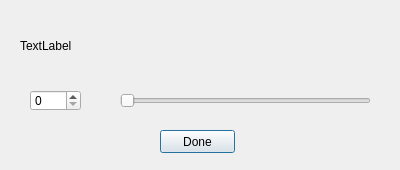
<?xml version="1.0" encoding="UTF-8"?>
<ui version="4.0">
 <class>BankRoll</class>
 <widget class="QDialog" name="BankRoll">
  <property name="geometry">
   <rect>
    <x>0</x>
    <y>0</y>
    <width>400</width>
    <height>170</height>
   </rect>
  </property>
  <property name="windowTitle">
   <string>Bank Roll</string>
  </property>
  <widget class="QSpinBox" name="spinBox">
   <property name="geometry">
    <rect>
     <x>30</x>
     <y>90</y>
     <width>51</width>
     <height>21</height>
    </rect>
   </property>
  </widget>
  <widget class="QSlider" name="horizontalSlider">
   <property name="geometry">
    <rect>
     <x>120</x>
     <y>90</y>
     <width>251</width>
     <height>22</height>
    </rect>
   </property>
   <property name="orientation">
    <enum>Qt::Horizontal</enum>
   </property>
  </widget>
  <widget class="QLabel" name="bkRLbl">
   <property name="geometry">
    <rect>
     <x>20</x>
     <y>20</y>
     <width>351</width>
     <height>51</height>
    </rect>
   </property>
   <property name="text">
    <string>TextLabel</string>
   </property>
   <property name="scaledContents">
    <bool>true</bool>
   </property>
   <property name="wordWrap">
    <bool>true</bool>
   </property>
   <property name="openExternalLinks">
    <bool>false</bool>
   </property>
  </widget>
  <widget class="QPushButton" name="doneButton">
   <property name="geometry">
    <rect>
     <x>160</x>
     <y>130</y>
     <width>75</width>
     <height>23</height>
    </rect>
   </property>
   <property name="text">
    <string>Done</string>
   </property>
  </widget>
 </widget>
 <resources/>
 <connections/>
</ui>
